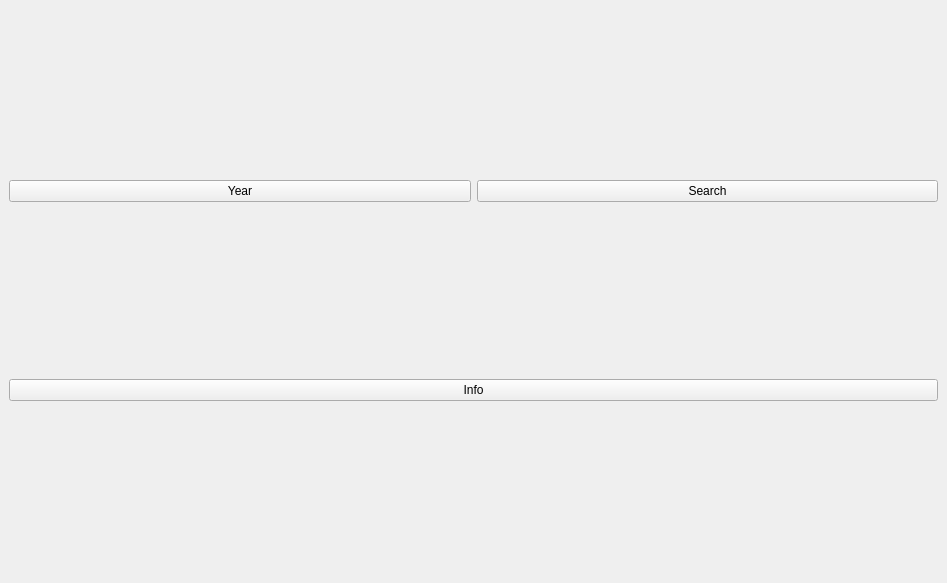
<?xml version="1.0" encoding="UTF-8"?>
<ui version="4.0">
 <class>MainWindow</class>
 <widget class="QMainWindow" name="MainWindow">
  <property name="geometry">
   <rect>
    <x>0</x>
    <y>0</y>
    <width>947</width>
    <height>583</height>
   </rect>
  </property>
  <property name="windowTitle">
   <string>MainWindow</string>
  </property>
  <widget class="QWidget" name="centralwidget">
   <layout class="QVBoxLayout" name="verticalLayout">
    <item>
     <layout class="QHBoxLayout" name="horizontalLayout_2">
      <item>
       <widget class="QPushButton" name="yearButton">
        <property name="sizePolicy">
         <sizepolicy hsizetype="Minimum" vsizetype="Maximum">
          <horstretch>0</horstretch>
          <verstretch>100</verstretch>
         </sizepolicy>
        </property>
        <property name="text">
         <string>Year</string>
        </property>
       </widget>
      </item>
      <item>
       <widget class="QPushButton" name="searchButton">
        <property name="text">
         <string>Search</string>
        </property>
       </widget>
      </item>
     </layout>
    </item>
    <item>
     <layout class="QVBoxLayout" name="verticalLayout_4">
      <item>
       <widget class="QPushButton" name="infoButton">
        <property name="text">
         <string>Info</string>
        </property>
       </widget>
      </item>
     </layout>
    </item>
   </layout>
  </widget>
  <widget class="QMenuBar" name="menubar">
   <property name="geometry">
    <rect>
     <x>0</x>
     <y>0</y>
     <width>947</width>
     <height>38</height>
    </rect>
   </property>
  </widget>
 </widget>
 <resources/>
 <connections/>
</ui>
